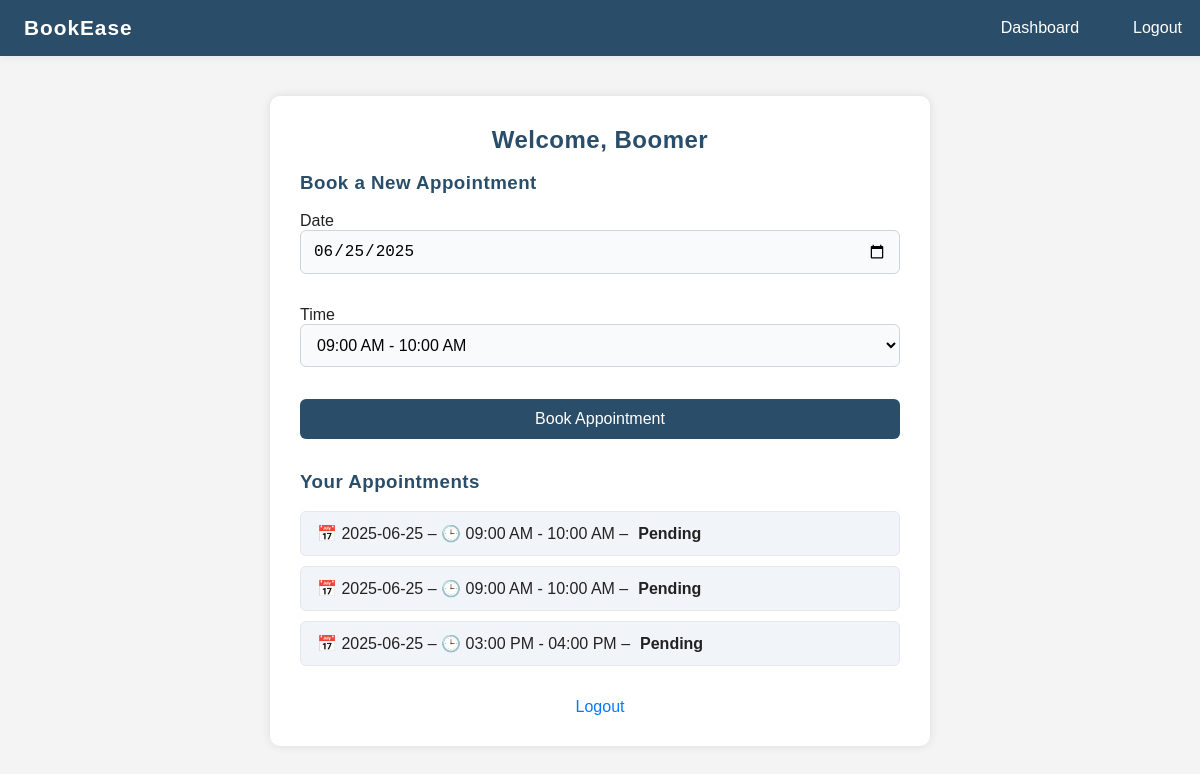
The app's page /dashboard (signed in) with its own data.
### models.py (models this page shows)
class User(UserMixin, db.Model):
    id = db.Column(db.Integer, primary_key=True)
    name = db.Column(db.String(100), nullable=False)
    email = db.Column(db.String(150), unique=True, nullable=False)
    password = db.Column(db.String(150), nullable=False)
    is_admin = db.Column(db.Boolean, default=False)

class Appointment(db.Model):
    id = db.Column(db.Integer, primary_key=True)
    date = db.Column(db.Date, nullable=False)
    time = db.Column(db.String(10), nullable=False)
    status = db.Column(db.String(20), default='Pending')
    user_id = db.Column(db.Integer, db.ForeignKey('user.id'))
    user = db.relationship('User', backref='appointments')

### app.py (the view, shortened to what this page needs)
@app.route('/dashboard', methods=['GET', 'POST'])
@login_required
def dashboard():
    form = AppointmentForm()
    appointments = Appointment.query.filter_by(user_id=current_user.id).all()
    return render_template('dashboard.html', form=form, appointments=appointments)

### forms.py
class AppointmentForm(FlaskForm):
    date = DateField('Date', validators=[DataRequired()], default=datetime.today)
    time = SelectField('Time', choices=[
        ('09:00 AM - 10:00 AM', '09:00 AM - 10:00 AM'),
        ('10:00 AM - 11:00 AM', '10:00 AM - 11:00 AM'),
        ('11:00 AM - 12:00 PM', '11:00 AM - 12:00 PM'),
        ('02:00 PM - 03:00 PM', '02:00 PM - 03:00 PM'),
        ('03:00 PM - 04:00 PM', '03:00 PM - 04:00 PM'),
        ('04:00 PM - 05:00 PM', '04:00 PM - 05:00 PM')
    ], validators=[DataRequired()])
    submit = SubmitField('Book Appointment')

### app.py (called while the page is built)
@login_manager.user_loader
def load_user(user_id):
    return User.query.get(int(user_id))

### templates/dashboard.html (shortened to what this page needs)
{% extends 'base.html' %}
{% block content %}
<h2>Welcome, {{ current_user.name }}</h2>
<h3>Book a New Appointment</h3>
<form method="POST">
    <p>{{ form.date.label }}<br>{{ form.date() }}</p>
    <p>{{ form.time.label }}<br>{{ form.time() }}</p>
    <p>{{ form.submit() }}</p>
</form>
<h3>Your Appointments</h3>
<ul>
    {% for appt in appointments %}
        <li>
            📅 {{ appt.date.strftime('%Y-%m-%d') }} –
            🕒 {{ appt.time }} –
            <strong>{{ appt.status }}</strong>
        </li>
    {% else %}
        <li>No appointments booked yet.</li>
    {% endfor %}
</ul>
<div style="margin-top: 32px; text-align: center;">
    <a href="{{ url_for('logout') }}" class="logout-btn">Logout</a>
</div>
{% endblock %}

### static/style.css (style rules this page uses)
body { background-color: #f6f8fa; font-family: 'Segoe UI', Arial, sans-serif; color: #222; margin: 0; padding: 0; }
h1, h2, h3 { font-weight: 600; color: #2a4d69; margin-top: 0; margin-bottom: 18px; letter-spacing: 0.5px; }
form { margin-bottom: 24px; }
input, select, button { width: 100%; padding: 11px 12px; margin-bottom: 16px; border: 1px solid #d1d5db; border-radius: 6px; font-size: 1rem; background: #f9fafb; transition: border 0.2s; box-sizing: border-box; }
button, input[type="submit"] { background: #2a4d69; color: #fff; border: none; font-weight: 500; cursor: pointer; transition: background 0.2s; }
ul { list-style: none; padding: 0; margin: 0 0 20px 0; }
ul li { background: #f1f5f9; margin-bottom: 10px; padding: 12px 16px; border-radius: 6px; border: 1px solid #e5e7eb; display: flex; align-items: center; gap: 10px; }
a { color: #2a4d69; text-decoration: none; transition: color 0.2s; }
select { background: #f9fafb; }
form[method="POST"] { margin: 0; }

### templates/base.html (style rules this page uses)
body { font-family: Arial, sans-serif; padding: 0; margin: 0; background-color: #f4f4f4; }
h1, h2 { text-align: center; }
a { color: #007BFF; text-decoration: none; }

### records on screen
User: name "Boomer"
Appointment: date "2025-06-25", time "09:00 AM - 10:00 AM", status "Pending"
Appointment: date "2025-06-25", time "09:00 AM - 10:00 AM", status "Pending"
Appointment: date "2025-06-25", time "03:00 PM - 04:00 PM", status "Pending"
